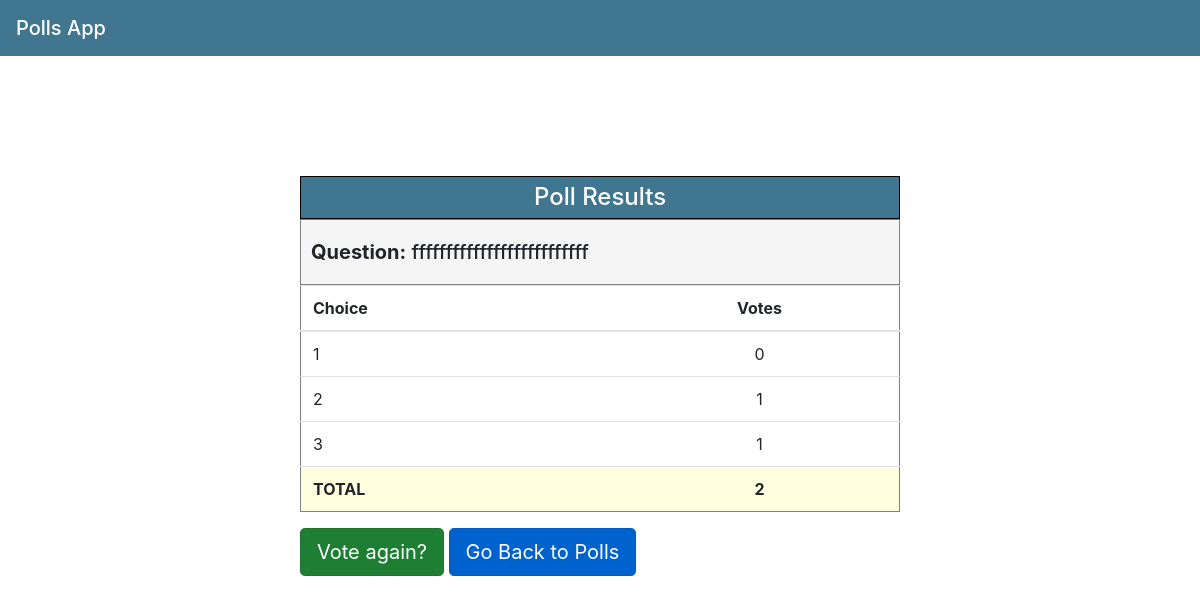
Before: /polls/76/results/ with the older database file.
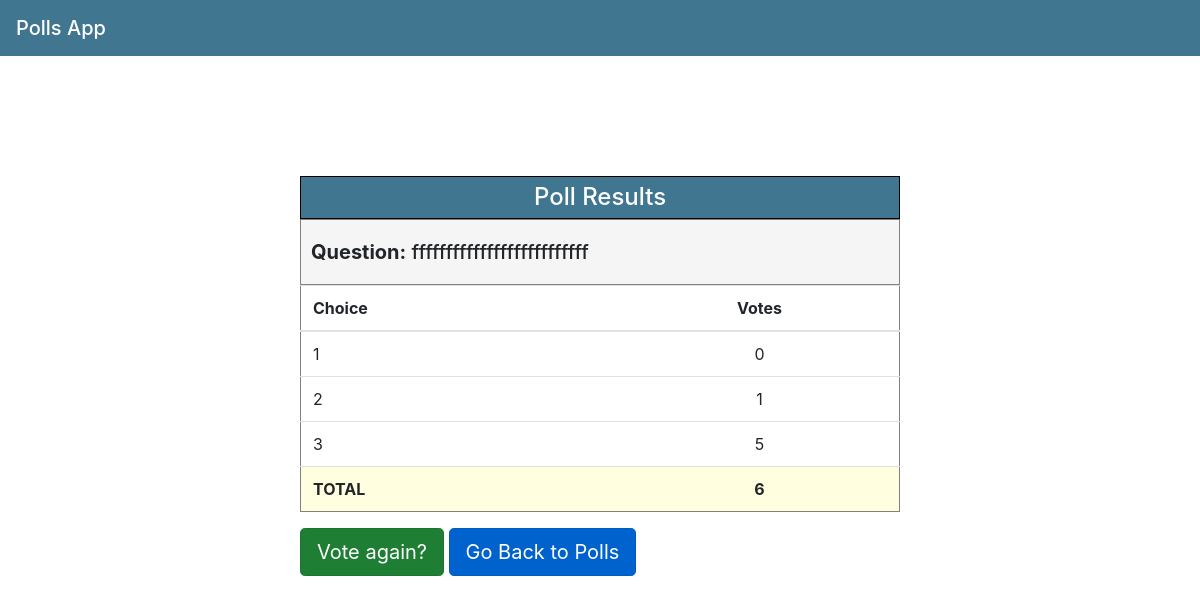
After: the same page with the newer database file.
### polls/models.py (models this page shows, shortened)
class Choice(models.Model):
    question = models.ForeignKey(Question, on_delete=models.CASCADE)
    choice_text = models.CharField(max_length=200)
    votes = models.IntegerField(default=0)

class Question(models.Model):
    question_text = models.CharField(max_length=200)
    pub_date = models.DateTimeField('date published')
    def get_total_votes(self):
        total_votes = 0
        for choice in self.choice_set.all():
            total_votes += choice.votes
        return total_votes

### polls/views.py (the view)
# urls.py: path('<int:pk>/results/', views.ResultsView.as_view(), name='results'),
class ResultsView(generic.DetailView):
    model = Question
    template_name = 'polls/results.html'

### polls/templates/polls/results.html
{% extends 'polls/base.html' %}
{% block content %}
    <div class="pollsContainer">
        <table class="table pollsTable">
             <thead>
                    <tr>
                        <h4 class = "listTitle">Poll Results</h4>
                    </tr>
                    <tr class="titleRow">
                        <h5 class="titleRow"><b>Question:</b> {{question.question_text}}</h5>
                    </tr>
                    <tr class="rowTable choiceRow">
                        <th scope="col">Choice</th>
                        <th class="votesCol" scope="col">Votes</th>
                    </tr>
             </thead>
             <tbody>
               {% for choice in question.choice_set.all %}
                    <tr class="choiceRow">
                        <td >{{ choice.choice_text }}</td>
                        <td class="votesCol"> {{ choice.votes }}</td>
                    </tr>
              {% endfor %}
               <tr class="totalsRow">
                   <td><b>TOTAL</b></td>
                   <td class="votesCol" ><b>{{ question.get_total_votes}}</b></td>
               </tr>
             </tbody>
        </table>
        <a class="btn btn-lg active btn-success" href="{% url 'polls:detail' question.id %}">Vote again?</a>
        <a class="btn btn-primary btn-lg active" href="{% url 'polls:index'%}">Go Back to Polls</a>
    </div>
{% endblock %}

Changed rows visible on the page:
changed through a linked row, Question "ffffffffffffffffffffffffff": get_total_votes "2" → "6"
changed Choice (number 3 of 3 on the later page): votes "1" → "5"
